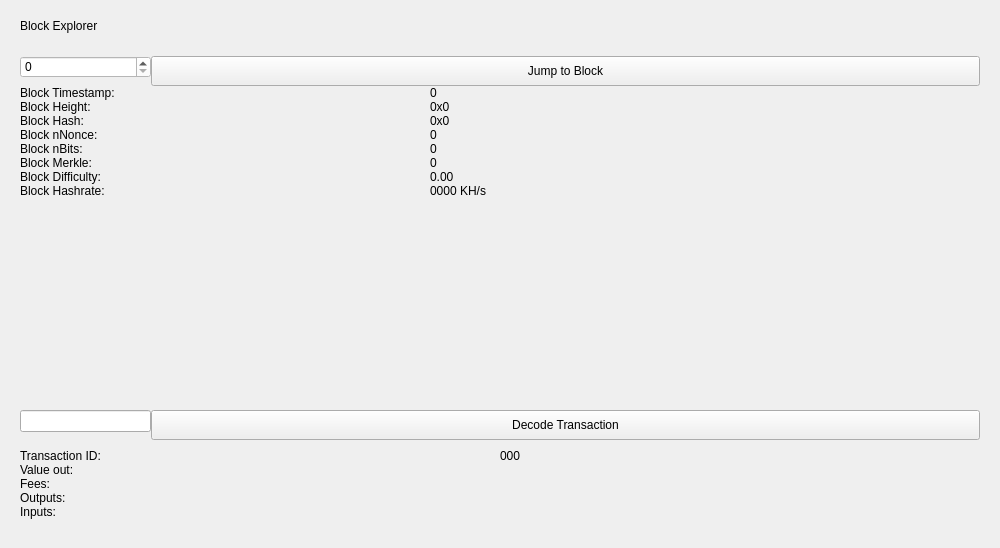
<?xml version="1.0" encoding="UTF-8"?>
<ui version="4.0">
 <class>BlockBrowser</class>
 <widget class="QWidget" name="BlockBrowser">
  <property name="windowModality">
   <enum>Qt::NonModal</enum>
  </property>
  <property name="enabled">
   <bool>true</bool>
  </property>
  <property name="geometry">
   <rect>
    <x>0</x>
    <y>0</y>
    <width>1000</width>
    <height>548</height>
   </rect>
  </property>
  <property name="sizePolicy">
   <sizepolicy hsizetype="Expanding" vsizetype="Expanding">
    <horstretch>0</horstretch>
    <verstretch>0</verstretch>
   </sizepolicy>
  </property>
  <property name="font">
   <font>
    <family>Segoe UI</family>
   </font>
  </property>
  <property name="acceptDrops">
   <bool>false</bool>
  </property>
  <property name="windowTitle">
   <string>Form</string>
  </property>
  <layout class="QGridLayout" name="gridLayout">
   <item row="0" column="0">
    <widget class="QWidget" name="blockHeaderContainer" native="true">
     <layout class="QHBoxLayout" name="horizontalLayout_4">
      <property name="spacing">
       <number>7</number>
      </property>
      <property name="topMargin">
       <number>5</number>
      </property>
      <property name="bottomMargin">
       <number>5</number>
      </property>
      <item>
       <widget class="QLabel" name="blockHeader">
        <property name="text">
         <string>Block Explorer </string>
        </property>
       </widget>
      </item>
      <item>
       <spacer name="horizontalSpacer_2">
        <property name="orientation">
         <enum>Qt::Horizontal</enum>
        </property>
        <property name="sizeHint" stdset="0">
         <size>
          <width>40</width>
          <height>20</height>
         </size>
        </property>
       </spacer>
      </item>
     </layout>
    </widget>
   </item>
   <item row="1" column="0">
    <widget class="QWidget" name="blockContainer" native="true">
     <property name="font">
      <font>
       <family>Segoe UI</family>
      </font>
     </property>
     <layout class="QFormLayout" name="formLayout_4">
      <property name="fieldGrowthPolicy">
       <enum>QFormLayout::AllNonFixedFieldsGrow</enum>
      </property>
      <property name="horizontalSpacing">
       <number>0</number>
      </property>
      <property name="verticalSpacing">
       <number>0</number>
      </property>
      <item row="0" column="0">
       <widget class="QSpinBox" name="heightBox">
        <property name="sizePolicy">
         <sizepolicy hsizetype="Minimum" vsizetype="Fixed">
          <horstretch>0</horstretch>
          <verstretch>0</verstretch>
         </sizepolicy>
        </property>
        <property name="minimumSize">
         <size>
          <width>131</width>
          <height>0</height>
         </size>
        </property>
        <property name="font">
         <font>
          <family>Segoe UI</family>
         </font>
        </property>
        <property name="styleSheet">
         <string notr="true">background:white</string>
        </property>
        <property name="maximum">
         <number>99999999</number>
        </property>
       </widget>
      </item>
      <item row="0" column="1">
       <widget class="QPushButton" name="blockButton">
        <property name="sizePolicy">
         <sizepolicy hsizetype="Minimum" vsizetype="Minimum">
          <horstretch>0</horstretch>
          <verstretch>0</verstretch>
         </sizepolicy>
        </property>
        <property name="minimumSize">
         <size>
          <width>0</width>
          <height>30</height>
         </size>
        </property>
        <property name="text">
         <string>Jump to Block</string>
        </property>
       </widget>
      </item>
      <item row="1" column="0" colspan="2">
       <layout class="QGridLayout" name="bottomgrid">
        <property name="topMargin">
         <number>0</number>
        </property>
        <item row="0" column="0">
         <widget class="QLabel" name="timeLabel">
          <property name="text">
           <string>Block Timestamp:</string>
          </property>
         </widget>
        </item>
        <item row="0" column="1">
         <widget class="QLabel" name="heightLabel">
          <property name="minimumSize">
           <size>
            <width>550</width>
            <height>0</height>
           </size>
          </property>
          <property name="text">
           <string>0</string>
          </property>
         </widget>
        </item>
        <item row="1" column="0">
         <widget class="QLabel" name="heightLabel_2">
          <property name="text">
           <string>Block Height:</string>
          </property>
         </widget>
        </item>
        <item row="1" column="1">
         <widget class="QLabel" name="hashBox">
          <property name="enabled">
           <bool>true</bool>
          </property>
          <property name="sizePolicy">
           <sizepolicy hsizetype="Preferred" vsizetype="Preferred">
            <horstretch>0</horstretch>
            <verstretch>0</verstretch>
           </sizepolicy>
          </property>
          <property name="minimumSize">
           <size>
            <width>0</width>
            <height>0</height>
           </size>
          </property>
          <property name="text">
           <string>0x0</string>
          </property>
         </widget>
        </item>
        <item row="2" column="0">
         <widget class="QLabel" name="hashLabel">
          <property name="text">
           <string>Block Hash:</string>
          </property>
         </widget>
        </item>
        <item row="2" column="1">
         <widget class="QLabel" name="merkleBox">
          <property name="minimumSize">
           <size>
            <width>187</width>
            <height>0</height>
           </size>
          </property>
          <property name="text">
           <string>0x0</string>
          </property>
         </widget>
        </item>
        <item row="3" column="0">
         <widget class="QLabel" name="nonceLabel">
          <property name="text">
           <string>Block nNonce:</string>
          </property>
         </widget>
        </item>
        <item row="3" column="1">
         <widget class="QLabel" name="nonceBox">
          <property name="text">
           <string>0</string>
          </property>
         </widget>
        </item>
        <item row="4" column="0">
         <widget class="QLabel" name="bitsLabel">
          <property name="text">
           <string>Block nBits:</string>
          </property>
         </widget>
        </item>
        <item row="4" column="1">
         <widget class="QLabel" name="bitsBox">
          <property name="text">
           <string>0</string>
          </property>
         </widget>
        </item>
        <item row="5" column="0">
         <widget class="QLabel" name="merkleLabel">
          <property name="text">
           <string>Block Merkle:</string>
          </property>
         </widget>
        </item>
        <item row="5" column="1">
         <widget class="QLabel" name="timeBox">
          <property name="text">
           <string>0</string>
          </property>
         </widget>
        </item>
        <item row="6" column="0">
         <widget class="QLabel" name="hardLabel">
          <property name="text">
           <string>Block Difficulty:</string>
          </property>
         </widget>
        </item>
        <item row="6" column="1">
         <widget class="QLabel" name="hardBox">
          <property name="text">
           <string>0.00</string>
          </property>
         </widget>
        </item>
        <item row="7" column="0">
         <widget class="QLabel" name="pawLabel">
          <property name="text">
           <string>Block Hashrate:</string>
          </property>
         </widget>
        </item>
        <item row="7" column="1">
         <widget class="QLabel" name="pawBox">
          <property name="text">
           <string>0000 KH/s</string>
          </property>
         </widget>
        </item>
       </layout>
      </item>
      <item row="2" column="0">
       <spacer name="verticalSpacer_2">
        <property name="orientation">
         <enum>Qt::Vertical</enum>
        </property>
        <property name="sizeHint" stdset="0">
         <size>
          <width>20</width>
          <height>40</height>
         </size>
        </property>
       </spacer>
      </item>
      <item row="4" column="0">
       <widget class="QLineEdit" name="txBox">
        <property name="sizePolicy">
         <sizepolicy hsizetype="Preferred" vsizetype="Fixed">
          <horstretch>0</horstretch>
          <verstretch>0</verstretch>
         </sizepolicy>
        </property>
        <property name="minimumSize">
         <size>
          <width>131</width>
          <height>0</height>
         </size>
        </property>
        <property name="font">
         <font>
          <family>Segoe UI</family>
         </font>
        </property>
        <property name="styleSheet">
         <string notr="true">color:black</string>
        </property>
        <property name="inputMask">
         <string comment="Transaction id" extracomment="Transaction id"/>
        </property>
        <property name="placeholderText">
         <string comment="Transaction ID" extracomment="Transaction ID"/>
        </property>
       </widget>
      </item>
      <item row="4" column="1">
       <widget class="QPushButton" name="txButton">
        <property name="sizePolicy">
         <sizepolicy hsizetype="Minimum" vsizetype="Minimum">
          <horstretch>0</horstretch>
          <verstretch>0</verstretch>
         </sizepolicy>
        </property>
        <property name="minimumSize">
         <size>
          <width>0</width>
          <height>30</height>
         </size>
        </property>
        <property name="text">
         <string>Decode Transaction</string>
        </property>
       </widget>
      </item>
      <item row="5" column="0" colspan="2">
       <layout class="QGridLayout" name="topgrid">
        <property name="topMargin">
         <number>9</number>
        </property>
        <property name="bottomMargin">
         <number>9</number>
        </property>
        <item row="0" column="0">
         <widget class="QLabel" name="txLabel">
          <property name="text">
           <string>Transaction ID:</string>
          </property>
         </widget>
        </item>
        <item row="0" column="1">
         <widget class="QLabel" name="txID">
          <property name="text">
           <string>000</string>
          </property>
         </widget>
        </item>
        <item row="1" column="0">
         <widget class="QLabel" name="valueLabel">
          <property name="text">
           <string>Value out:</string>
          </property>
         </widget>
        </item>
        <item row="1" column="1">
         <widget class="QLabel" name="valueBox">
          <property name="text">
           <string/>
          </property>
         </widget>
        </item>
        <item row="2" column="0">
         <widget class="QLabel" name="feesLabel">
          <property name="text">
           <string>Fees:</string>
          </property>
         </widget>
        </item>
        <item row="2" column="1">
         <widget class="QLabel" name="feesBox">
          <property name="text">
           <string/>
          </property>
         </widget>
        </item>
        <item row="3" column="0">
         <widget class="QLabel" name="outputLabel">
          <property name="text">
           <string>Outputs:</string>
          </property>
          <property name="alignment">
           <set>Qt::AlignLeading|Qt::AlignLeft|Qt::AlignTop</set>
          </property>
         </widget>
        </item>
        <item row="3" column="1">
         <widget class="QLabel" name="outputBox">
          <property name="text">
           <string/>
          </property>
          <property name="alignment">
           <set>Qt::AlignLeading|Qt::AlignLeft|Qt::AlignTop</set>
          </property>
         </widget>
        </item>
        <item row="4" column="0">
         <widget class="QLabel" name="inputLabel">
          <property name="text">
           <string>Inputs:</string>
          </property>
          <property name="alignment">
           <set>Qt::AlignLeading|Qt::AlignLeft|Qt::AlignTop</set>
          </property>
         </widget>
        </item>
        <item row="4" column="1">
         <widget class="QLabel" name="inputBox">
          <property name="text">
           <string/>
          </property>
          <property name="alignment">
           <set>Qt::AlignLeading|Qt::AlignLeft|Qt::AlignTop</set>
          </property>
         </widget>
        </item>
       </layout>
      </item>
     </layout>
     <zorder>txButton</zorder>
     <zorder>heightBox</zorder>
     <zorder>blockButton</zorder>
     <zorder>txBox</zorder>
     <zorder>verticalSpacer_2</zorder>
    </widget>
   </item>
  </layout>
 </widget>
 <resources/>
 <connections/>
</ui>
